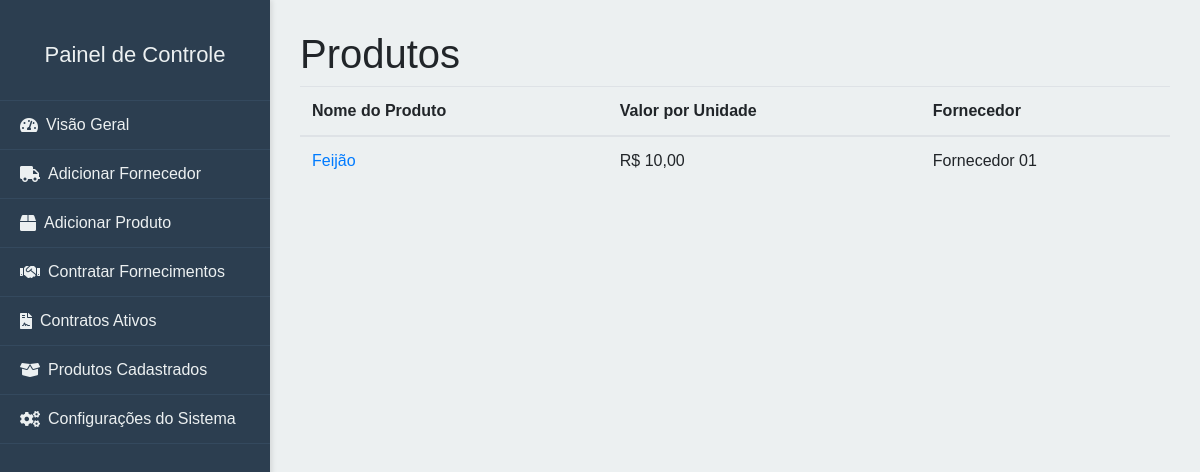
Before: /listagem_produtos/ with the older database file.
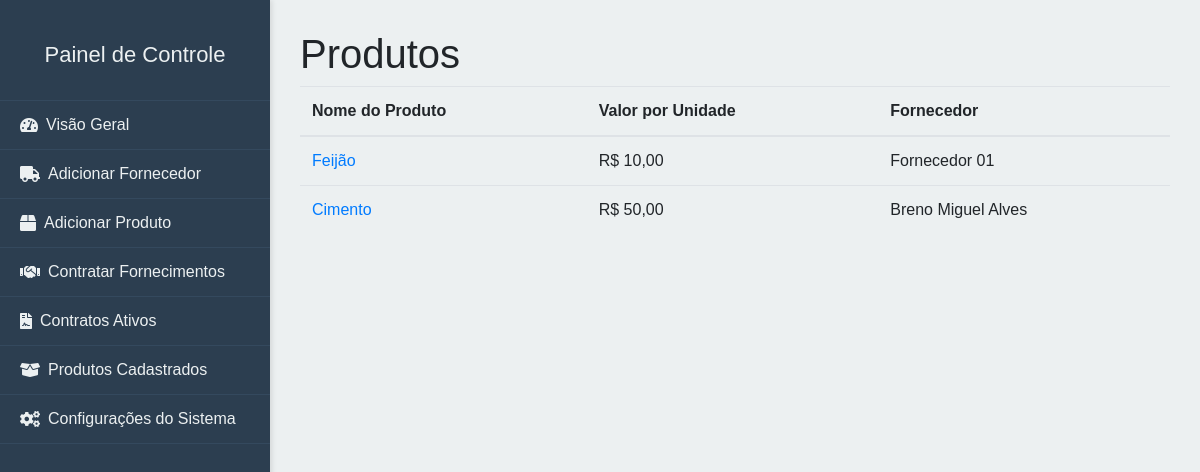
After: the same page with the newer database file.
### apps/core/models.py (models this page shows, shortened)
class Produto(models.Model):
    produto = models.CharField(max_length=255)
    fornecedor = models.ForeignKey(Fornecedor, related_name='produtos', on_delete=models.CASCADE)
    valor_por_unidade = models.DecimalField(max_digits=10, decimal_places=2)
    class Meta:
        verbose_name = "Produto"
        verbose_name_plural = "Produtos"

class Fornecedor(models.Model):
    nome = models.CharField(max_length=255)
    telefone = models.CharField(max_length=15, blank=True)
    email = models.EmailField(blank=True)
    cidade = models.CharField(max_length=255, blank=True)
    estado = models.CharField(max_length=2, blank=True)
    cep = models.CharField(max_length=10, blank=True)
    class Meta:
        verbose_name = "Fornecedor"
        verbose_name_plural = "Fornecedores"

### apps/core/views.py (the view)
# urls.py: path('listagem_produtos/', views.listagem_produtos, name='listagem_produtos'),
def listagem_produtos(request):
    produtos = Produto.objects.all()
    return render(request, 'core/listagem_produtos.html', {'produtos': produtos})

### templates/core/listagem_produtos.html (shortened to what this page needs)
<!DOCTYPE html>
<html lang="pt-br">
<head>
    <link href="https://stackpath.bootstrapcdn.com/bootstrap/4.3.1/css/bootstrap.min.css" rel="stylesheet">
</head>
<body>
    {% include 'core/sidebar.html' %}
    <div class="content">
        <h1>Produtos</h1>
        <table class="table">
            <thead>
                <tr>
                    <th>Nome do Produto</th>
                    <th>Valor por Unidade</th>
                    <th>Fornecedor</th>
                </tr>
            </thead>
            <tbody>
                {% for produto in produtos %}
                    <tr>
                        <td><a href="{% url 'cadastro_contrato' produto.id %}">{{ produto.produto }}</a></td>
                        <td>R$ {{ produto.valor_por_unidade }}</td>
                        <td>{{ produto.fornecedor.nome }}</td>
                    </tr>
                {% empty %}
                    <tr>
                        <td colspan="3">Nenhum produto encontrado.</td>
                    </tr>
                {% endfor %}
            </tbody>
        </table>
    </div>
</body>
</html>

Changed rows visible on the page:
added Produto: produto "Cimento", valor_por_unidade "50,00", fornecedor.nome "Breno Miguel Alves"
